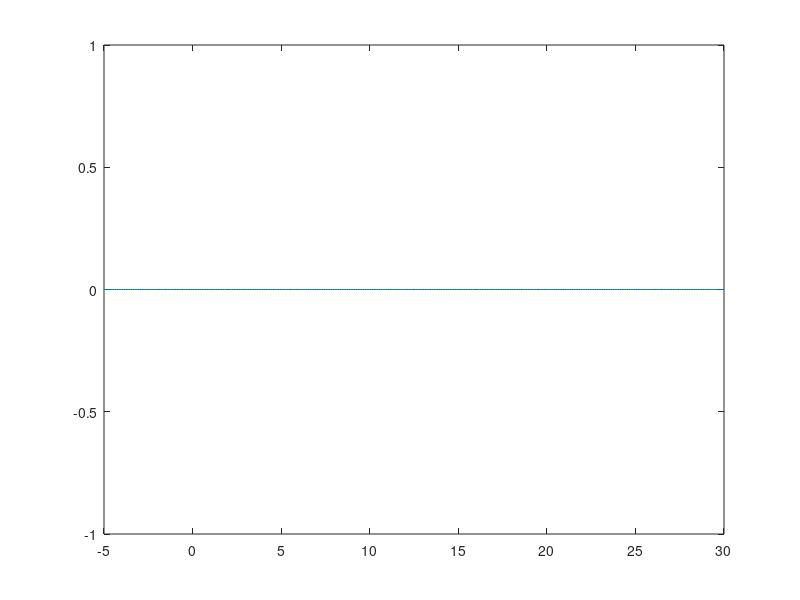

Recreate this plot in MATLAB.
%% WEEK 5



%% for-loops
%clear, clc
%while 1 
%    disp('Forever Loop!');
%end

%% Activity: Plotting Discontinuous Function
clear,clc

x = -5:0.1:30; % our mail
N = length(x); % type of mail
f = zeros(1, N); % street name

for k = 1:N
    if x < 0
        f(k) = 10;
    elseif 0 <= x && x <= 9
        f(k) = (10 * x) + 10;
    elseif 9 < x
       f(k) = (15 * sqrt(4 * x)) + 10;
    end

    MyArray = x;

figure(1), plot(x, f)

end

%% Example: Nested Loop

clear, clc
 myImage = [1 2 3 4; 2 4 6 8; 3 6 9 12; 4 8 12 16];
[rows, cols] = size(myImage);

 for k = 1:rows
     for b = 1:cols
        disp(myImage(k, b))
        disp('-----------------')
     end
 end

 %% Activity: Bank Account Balance

 clear, clc

b = 10000:10000:1000000;
y = 0:1:100;

if b == 1000000
    disp(y)
else
 while b < 1000000 
       b = 10000 + (b*(6/100));
       y = y + 1;
 end 
end   


%% Module 2 Practice
clear, clc

function dates = dategen(N)

months = randi(12, N, 1);
days = zeros(N, 1);
% put your for-loops and if-statements

dates = [days, months];
 

% for k = 1:10
%     if (months(k) == 2)
%         disp('this month has 28 days')
%     elseif (months(k) == 3)
%         disp('this month has 31 days')
%     else
%     end
end






%% Activity: A Comma Remover























